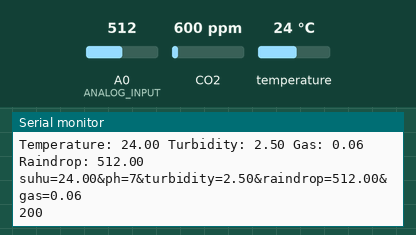
Bench run of a sketch on a simulated ESP8266 (Wemos D1 mini). Parts: the last lines printed to the serial monitor. Inputs (shaded band) come from the test bench; at power-on: CO2 600 ppm, temperature 24 °C, A0 (ANALOG_INPUT) = 512. WiFi joins after 1.5 s; servers stay silent unless stated; uploads are accepted with an empty reply.

Above: at 4.7 s.
4.8 s: CO2 set to 452 ppm
6.7 s: temperature set to 12 °C
At 7.4 s:
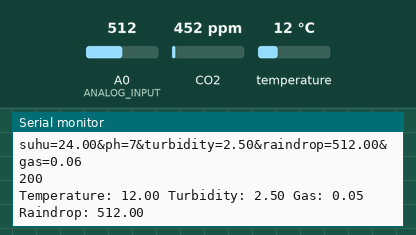
8.6 s: A0 (ANALOG_INPUT) set to 716
At 10.37 s:
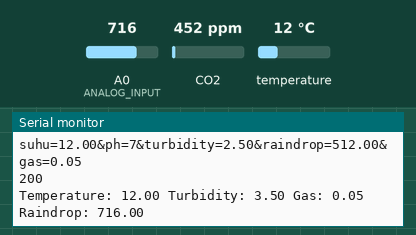
10.5 s: CO2 set to 1050 ppm
At 10.5 s:
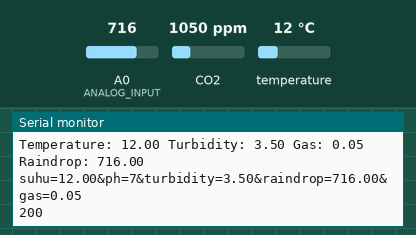
12.4 s: temperature set to 19 °C
At 14.1 s:
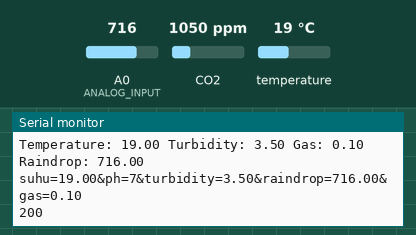
14.3 s: A0 (ANALOG_INPUT) set to 900
At 16.8 s:
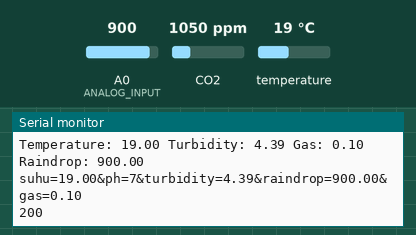
Timing chart, 0 to 17.2 s (numbered marks = the images above; inputs shaded):
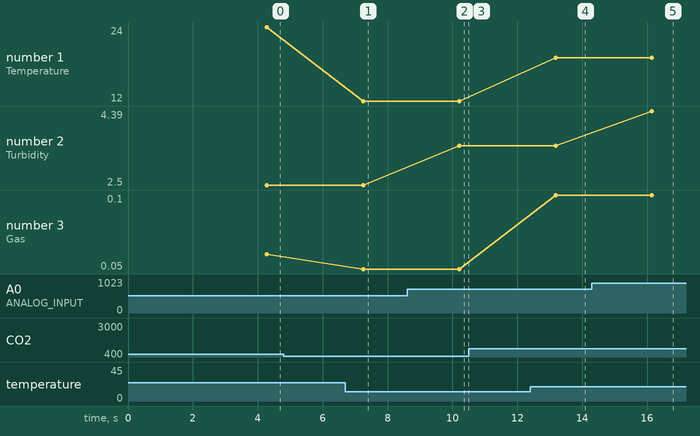

The sketch:

Wemos_Gabung.ino
```cpp
//Defines which libraries to use
#include <ESP8266WiFi.h>
#include <WiFiClient.h>
#include <ESP8266WebServer.h>
#include <ESP8266HTTPClient.h>
#include <OneWire.h>            //for temp sensor ds18b20
#include <DallasTemperature.h>  //for temp sensor ds18b20
#include <DFRobot_PH.h>         //for pH sensor Gravity pH V2
#include <EEPROM.h>             //for pH sensor Gravity pH V2
#include <MQ135.h>              //for gas sensor MQ135

//Defines what pins are used
#define ONE_WIRE_BUS D5         //DS18B20 connect to pin D5
#define MUXA D1
#define MUXB D2
#define MUXC D3
#define MUXD D4
#define ANALOG_INPUT A0
OneWire oneWire(ONE_WIRE_BUS);
DallasTemperature sensors(&oneWire);
DFRobot_PH ph;

//Define the network connection
/* Set these to your desired credentials. */
const char *ssid = "Alifio Adel";
const char *password = "ShortSeal";

//Web/Server address to read/write from
const char *host = "monitoring.cemebsa.com";
WiFiClient client;

// variabel
  float temp;
  float gas;
  float turbidity;
  float pHvalue, pHsensor;
  float rain;
  HTTPClient http;
  String postData;
  String postVariable;

void setup() {
  delay(1000); //wait 1s after power on

  //set connection as output from multiplexer
  pinMode(MUXA, OUTPUT);
  pinMode(MUXB, OUTPUT);
  pinMode(MUXC, OUTPUT);
  pinMode(MUXD, OUTPUT);
  // ph.begin();
  sensors.begin();
  Serial.begin(115200);
  WiFi.mode(WIFI_OFF);            //Prevents reconnection issue (taking too long to connect)
  delay(1000);
  WiFi.mode(WIFI_STA);            //This line hides the viewing of ESP as wifi hotspot

  WiFi.begin(ssid, password);     //Connect to your WiFi router
  Serial.println("");

  Serial.print("Connecting");
  // Wait for connection
  while (WiFi.status() != WL_CONNECTED) {
    delay(500);
    Serial.print(".");
  }

  //If connection successful show IP address in serial monitor
  Serial.println("");
  Serial.print("Connected to ");
  Serial.println(ssid);
  Serial.print("IP address: ");
  Serial.println(WiFi.localIP());  //IP address assigned to your ESP

}

void changeMux(int d, int c, int b, int a) {
  digitalWrite(MUXA, a);
  digitalWrite(MUXB, b);
  digitalWrite(MUXC, c);
  digitalWrite(MUXD, d);
}

void loop() {

  readTemperature();
  readTurbidity();
  // readpH();
  readGas();
  readRaindrop();
  sendtoDB();
  delay(2000);
}
void readTurbidity(){
  // Turbidity
  // MUX pin C10 => [1,0,1,0]
  changeMux(HIGH, LOW, HIGH, LOW);
  int sensorTurb = analogRead(ANALOG_INPUT);
  turbidity = sensorTurb * (5.0 / 1024.0); // Convert the analog reading (which goes from 0 - 1023) to a voltage (0 - 5V):
  Serial.print(" Turbidity: ");
  Serial.print(turbidity);  // print out the value you read:
}
void readTemperature(){
  //Temp Sensor
  sensors.requestTemperatures();
  temp = sensors.getTempCByIndex(0);
  Serial.print("Temperature: ");
  Serial.print(temp);
}
void readGas(){
  //Multiplexer
  //  Gas
  //  MUX pin on C0 => [0,0,0,0]
  changeMux(LOW, LOW, LOW, LOW);
  MQ135 gasSensor = MQ135(ANALOG_INPUT);
  gas = (gasSensor.getPPM())/10000.0; // Get the ppm of CO2 sensed (assuming only CO2 in the air)
  Serial.print(" Gas: ");
  Serial.print(gas);  // print out the value you read:
}
// void readpH(){
//   // pH
//   // MUX pin on C12 => [1,1,0,0]
//   changeMux(HIGH, HIGH, LOW, LOW);
//   float sensPH
//   sensPH = analogRead(ANALOG_INPUT)/1024.0*5000;
//   pHvalue = ph.readPH(voltage,temp);
//   pHsensor = (phValue,2)
//   Serial.print(" pH: ");
//   Serial.print(pHsensor);  // print out the value you read:
// }
void readRaindrop(){
// Raindrop
  // MUX pin on C15 => [1,1,1,1]
  changeMux(HIGH, HIGH, HIGH, HIGH);
  rain = analogRead(ANALOG_INPUT);
  Serial.print(" Raindrop: ");
  Serial.println(rain);  // print out the value you read:
}
void sendtoDB() {
  postVariable = "suhu=";
  //Post Data
  postData = postVariable + temp + "&ph=" + "7" + "&turbidity=" + turbidity + "&raindrop=" + rain + "&gas=" + gas;

  http.begin(client, "http://monitoring.cemebsa.com/test/koneksi.php");  //Specify request destination
  http.addHeader("Content-Type", "application/x-www-form-urlencoded");       //Specify content-type header

  int httpCode = http.POST(postData);  //Send the request
  String payload = http.getString();   //Get the response payload

  Serial.println(postData);
  Serial.println(httpCode);  //Print HTTP return code
  Serial.println(payload);   //Print request response payload

  http.end();  //Close connection
}
```

Measured:
- after the input at 6.7 s, the serial monitor: prints a new line after 0.55 s (image 1)
- after the input at 8.6 s, the serial monitor: prints a new line after 1.6 s (image 2)
- after the input at 12.4 s, the serial monitor: prints a new line after 0.78 s (image 4)
- after the input at 14.3 s, the serial monitor: prints a new line after 1.8 s (image 5)
- plotted number 1: 24 → 12 after the input at 6.7 s, 12 → 19 after the input at 12.4 s
- plotted number 2: 2.5 → 3.5 after the input at 8.6 s, 3.5 → 4.39 after the input at 14.3 s
